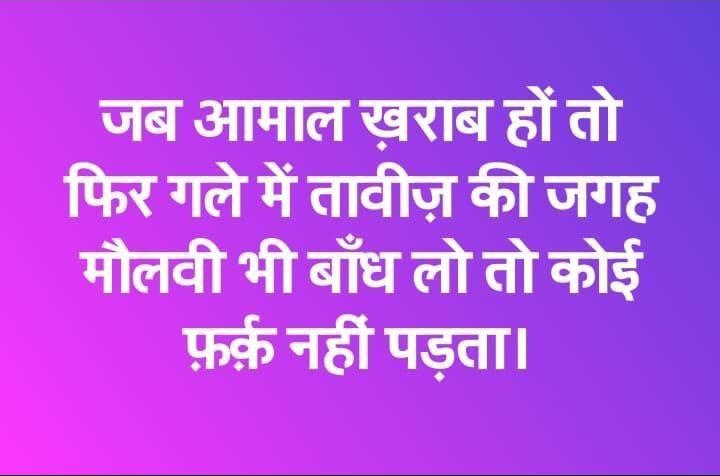
#> input picture photos/babu.JPG, 720 x 476 px, found by its file name
$ python basic_transformation.py
#> lines starting #> are read from the running program, lines starting #| are printed output that depends on the picture; after the words box and inside, x2 and y2 are one past the last pixel; in counts of white or black regions, pixels touching at a corner belong together
import cv2 as cv

# Read in an image
img = cv.imread('Photos/babu.jpg')
#> img is the input picture: shape (476, 720, 3); mean B, G, R 234.2, 84.7, 182.6
cv.imshow('Babu', img)

# Converting to grayscale
gray = cv.cvtColor(img, cv.COLOR_BGR2GRAY)
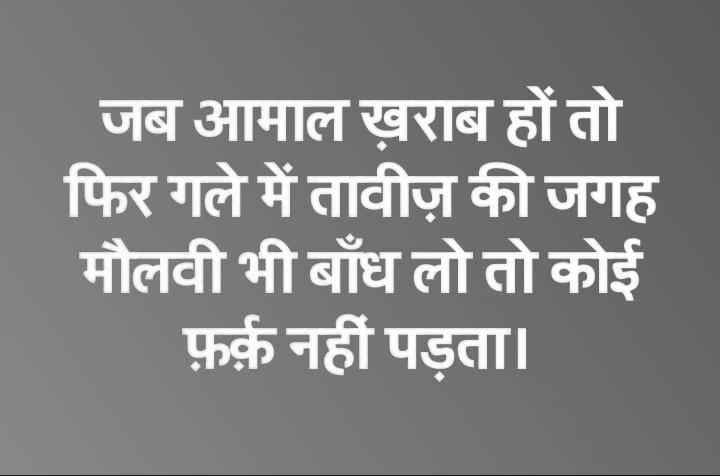
#> gray: shape (476, 720); min 18, max 255, mean 131
cv.imshow('Gray', gray)

# Blur
blur = cv.GaussianBlur(img, (7,7), cv.BORDER_DEFAULT)
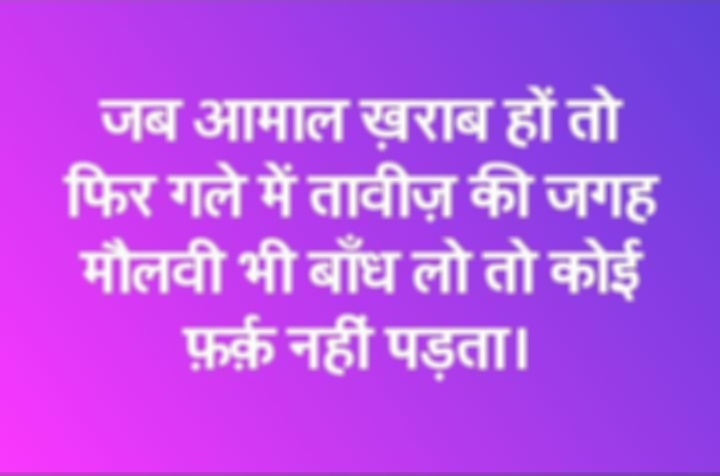
#> blur: shape (476, 720, 3); mean B, G, R 234.4, 84.8, 182.7
cv.imshow('Blur', blur)

# Edge Cascade
canny = cv.Canny(blur, 125, 175)
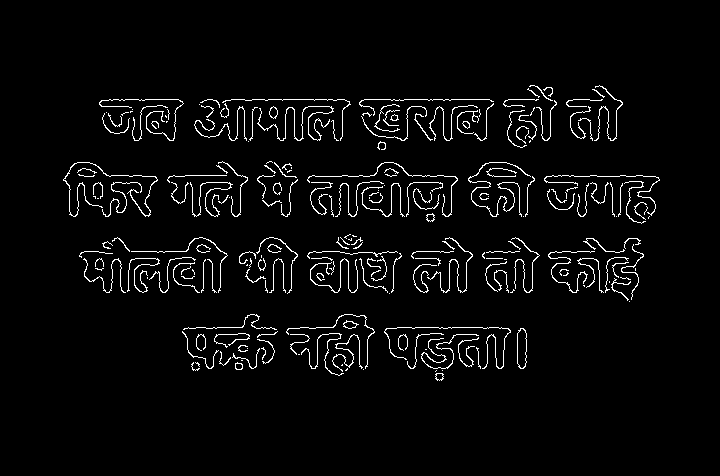
#> canny: shape (476, 720); 3.6% white in thin lines or dots, all inside (x1, y1, x2, y2) = (63, 85, 660, 381)
cv.imshow('Canny Edges', canny)

# Dilating the image
dilated = cv.dilate(canny, (7,7), iterations=3)
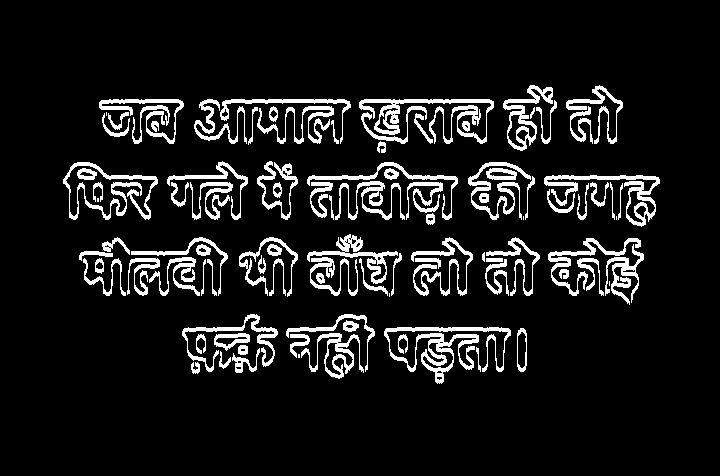
#> dilated: shape (476, 720); 9.5% white; 97 white regions (7 under 20 px), largest, box (x1, y1, x2, y2) and area: (384, 327, 511, 384) 2033, (359, 99, 494, 144) 1734, (544, 175, 660, 227) 1369
cv.imshow('Dilated', dilated)

# Eroding
eroded = cv.erode(dilated, (7,7), iterations=3)
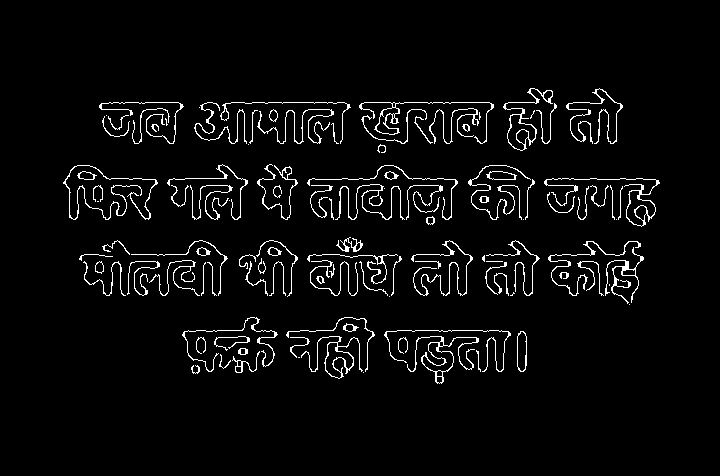
#> eroded: shape (476, 720); 4% white in thin lines or dots, all inside (x1, y1, x2, y2) = (63, 88, 660, 384)
cv.imshow('Eroded', eroded)

# Resize
resized = cv.resize(img, (500,500), interpolation=cv.INTER_CUBIC)
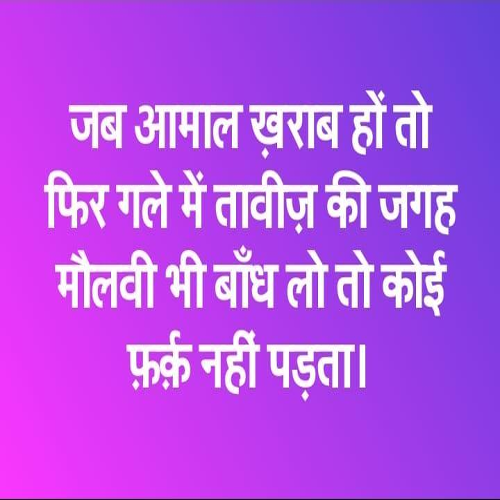
#> resized: shape (500, 500, 3); mean B, G, R 234.1, 84.8, 182.5
cv.imshow('Resized', resized)

# Cropping
cropped = img[50:200, 200:400]
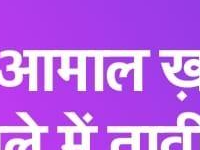
#> cropped: shape (150, 200, 3); mean B, G, R 232.9, 108.6, 188.6
cv.imshow('Cropped', cropped)


cv.waitKey(0)
